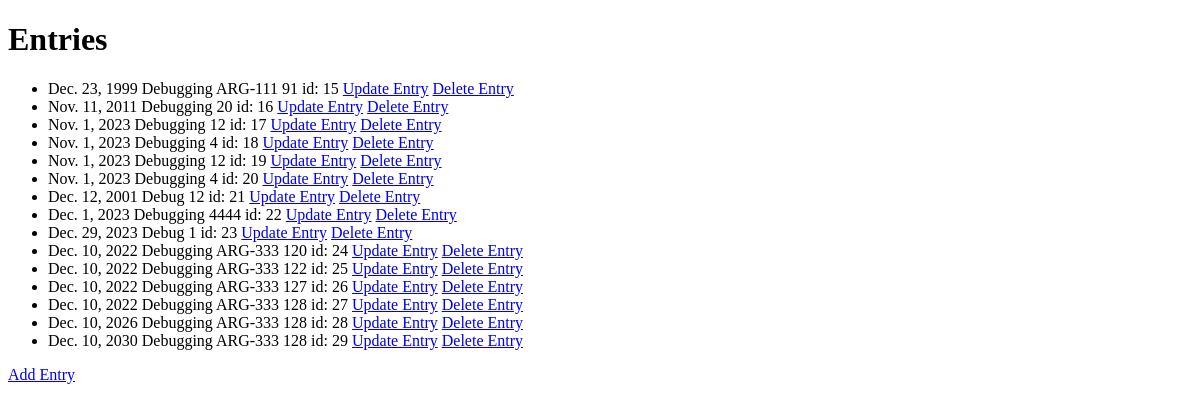
/entries/, run on an earlier commit of the app's database.
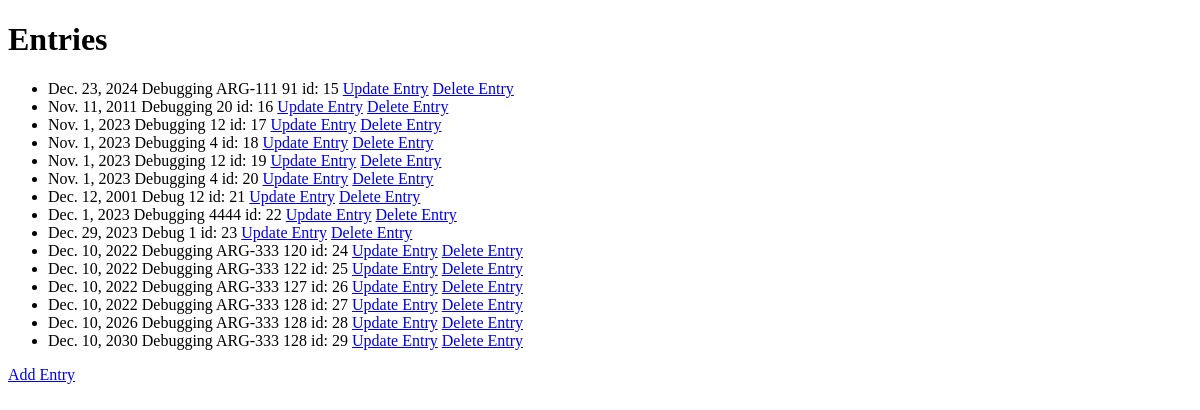
And on a later commit of the database.
### entries/models.py (models this page shows)
class Entry(models.Model):
  date = models.DateField(default=datetime.date.today)
  purpose = models.CharField(max_length=255, default="Debug")
  time_on_task = models.IntegerField(default=1)

### entries/views.py (the view)
# urls.py: path('entries/', views.entries, name='entries'),
def entries(request):
    myentries = Entry.objects.all().values()
    template = loader.get_template('index.html')
    context = {}
    if request.method == "POST":
        form = RegisterForm(request.POST)
        if form.is_valid():
            form.save()
        else:
            print(form.errors)
    if myentries is not None:
        context = {
            'myentries': myentries
        }
    else:
        context = {
            'myentries': None,
        }
    return HttpResponse(template.render(context, request))

### entries/templates/index.html (shortened to what this page needs)
<!DOCTYPE html>
<html lang="en">
<head>
</head>
<body>
<h1>Entries</h1>
<ul>
    {% if myentries %}
      {% for x in myentries %}
        <li>{{ x.date }} {{ x.purpose }} {{ x.time_on_task }} id: {{ x.id }}
            <a href="{% url 'entry_update' item_id=x.id %}">Update Entry</a>
            <a href="{% url 'entry_delete' item_id=x.id %}">Delete Entry</a>
        </li>
      {% endfor %}
    {% endif %}
</ul>
<a href="/entries/add/">Add Entry</a>
</body>
</html>

What changed in the data, as far as the page shows it:
changed Entry "Debugging ARG-111": date "Dec. 23, 1999" → "Dec. 23, 2024"
